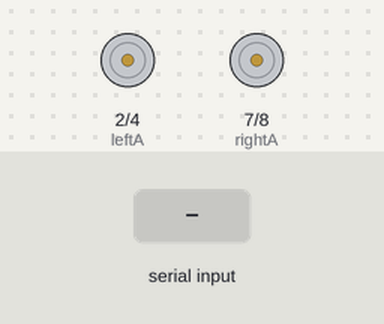
The sketch below on a simulated Arduino Uno, built with avr-gcc and run on an emulated ATmega328P. Shown: motor-driver pin pairs drawn as motors (green arrow = first pin HIGH = forward, orange = second pin HIGH = backward, longer = more drive, scaled by the enable pin). Inputs (shaded band) come from the test bench.

Above: at 1.2 s.
1.3 s: "a" received over Serial
At 2.5 s:
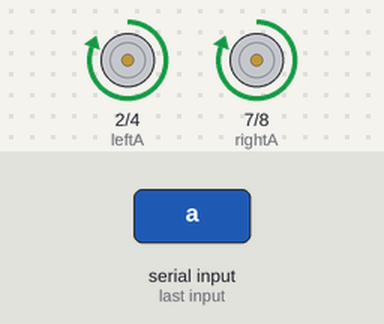
4.3 s: "b" received over Serial
At 5.6 s:
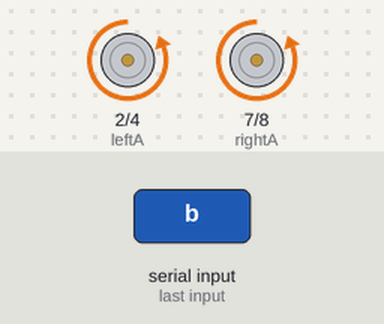
6.8 s: "1" received over Serial
At 8.3 s:
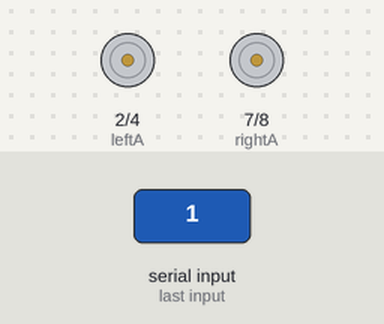
Timing chart, 0 to 9.8 s (numbered marks = the images above; inputs shaded):
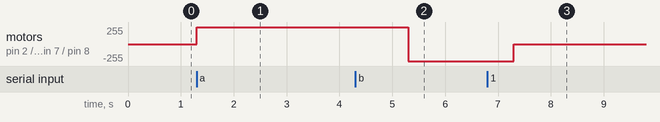

Measured:
- after the input at 1.3 s, motor on pin 2 (leftA) / pin 4 (leftB), motor on pin 7 (rightA) / pin 8 (rightB): stopped → forward 255/255 at once
- after the input at 4.3 s, motor on pin 2 (leftA) / pin 4 (leftB), motor on pin 7 (rightA) / pin 8 (rightB): forward 255/255 → backward 255/255 after 1.0 s
- after the input at 6.8 s, motor on pin 2 (leftA) / pin 4 (leftB), motor on pin 7 (rightA) / pin 8 (rightB): backward 255/255 → stopped after 0.50 s

The sketch:

Bluetooth-Clasic.ino
```cpp
const byte leftA = 2;
const byte leftB = 4;
const byte leftPWM = 3;
const byte rightA = 7;
const byte rightB = 8;
const byte rightPWM = 6;

char input = "";

void setup() {
  pinMode(leftA, OUTPUT);
  pinMode(leftB, OUTPUT);
  pinMode(rightA, OUTPUT);
  pinMode(rightB, OUTPUT);

  Serial.begin(9600);
}

void loop() {
  if(Serial.available() > 0) {
    input = Serial.read();
  }

  switch(input) {
    case 'a':
      forward();
      break;
    case 'b':
      back();
      break;
  }
}

void forward() {
  digitalWrite(leftA, HIGH);
  digitalWrite(leftB, LOW);

  digitalWrite(rightA, HIGH);
  digitalWrite(rightB, LOW);

  analogWrite(leftPWM, 255);
  analogWrite(rightPWM, 255);

  delay(2000);

  analogWrite(leftPWM, 0);
  analogWrite(rightPWM, 0);
}

void back() {
  digitalWrite(leftA, LOW);
  digitalWrite(leftB, HIGH);

  digitalWrite(rightA, LOW);
  digitalWrite(rightB, HIGH);

  analogWrite(leftPWM, 255);
  analogWrite(rightPWM, 255);

  delay(2000);

  analogWrite(leftPWM, 0);
  analogWrite(rightPWM, 0);
}
```
